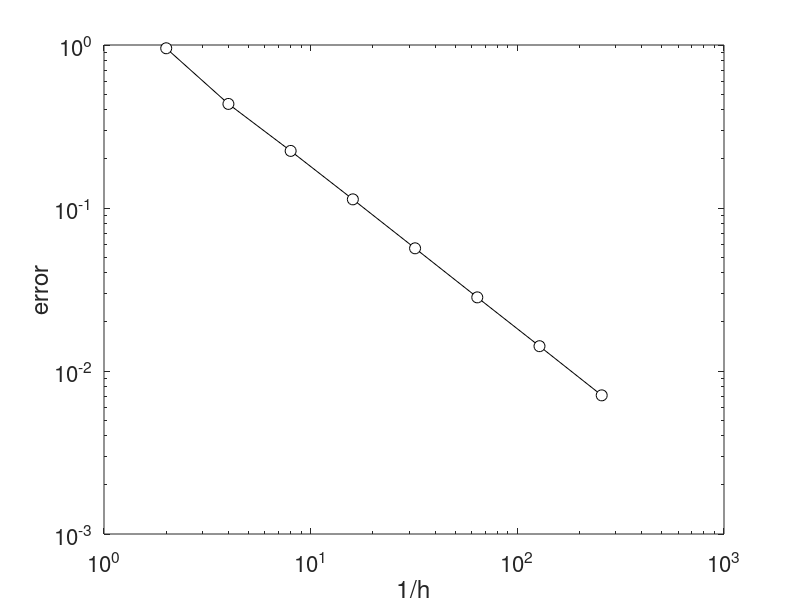

Write the MATLAB code that produced this figure.
clear; 
clc;

% Material properties
E  = 1;
nu = 0.3;
De = E/(1-nu^2) * [1, nu, 0; nu, 1, 0; 0, 0, (1-nu)/2]; %De for plane stress

test = 4;

% Mesh parameters
nelx = test; 
nely = test;
nnx  = nelx + 1; 
nny = nely + 1;                   % Number of nodes in x and y directions
nn   = nnx * nny;                 % Total number of nodes
nel  = nelx * nely;               % Number of elements
ndof = 2 * nn;                    % Number of DoFs
%% 

%------------------------------------

% Assigning node coordinates & DOFs
nodes = zeros(nn, 5);             % [id, x, y, dofUx, dofUy]
node = 0;
for y = 0:nely
    for x = 0:nelx
        node = node + 1;
        nodes(node,1) = node;
        nodes(node,2) = x/nelx;          % x coordinate
        nodes(node,3) = y/nely;          % y coordinate
        nodes(node,4) = 2*node - 1;      % Ux DOF
        nodes(node,5) = 2*node;          % Uy DOF
    end
end
%Defining node_id function with inputs (x,y) and expression (y*(nelx+1) + x + 1)
node_id = @(x,y) (y*(nelx+1) + x + 1);

%%
%------------------------------------
% This could also be wrong. Need to re-derive
 
% Defining exact solutions for Method of Manufactured Solutions (MMS)
% Assuming the displacement field u is trigonometric
ux_exact = @(x,y) sin(2*pi*x) .* sin(2*pi*y);
uy_exact = @(x,y) sin(2*pi*x) .* sin(2*pi*y);

% Strains are given by derivatives of the displacement field
strain_xx = @(x,y) 2*pi*cos(2*pi*x) .* sin(2*pi*y);
strain_yy = @(x,y) 2*pi*sin(2*pi*x) .* cos(2*pi*y);
strain_xy = @(x,y) 2*pi * (cos(2*pi*x) .* sin(2*pi*y) + sin(2*pi*x) .* cos(2*pi*y)); % gamma_xy

% Then calculating corresponding stresses (eqn 5.7 plane stress)
Estar = E/(1 - nu^2);
sigma_xx = @(x,y) 2*pi*Estar * (cos(2*pi*x).*sin(2*pi*y) + nu*sin(2*pi*x).*cos(2*pi*y));
sigma_yy = @(x,y) 2*pi*Estar * (nu*cos(2*pi*x).*sin(2*pi*y) + sin(2*pi*x).*cos(2*pi*y));
% sigma_xy = @(x,y) 2*pi*Estar * ((1 - nu)/2) * (sin(2*pi*x) .* cos(2*pi*y) + cos(2*pi*x) .* sin(2*pi*y));
sigma_xy = @(x,y) pi*Estar*(1-nu) * (cos(2*pi*x).*sin(2*pi*y) + sin(2*pi*x).*cos(2*pi*y));

% Stress derivatives for plane stress
dsigmaxx_dx = @(x,y)  4*pi^2*Estar * (-sin(2*pi*x).*sin(2*pi*y) + nu*cos(2*pi*x).*cos(2*pi*y));
dsigmaxy_dy = @(x,y)  2*pi^2*Estar * ((1-nu) * ((cos(2*pi*x).*cos(2*pi*y) - sin(2*pi*x).*sin(2*pi*y))));
dsigmayy_dy = @(x,y)  4*pi^2*Estar * (nu*cos(2*pi*x).*cos(2*pi*y) - sin(2*pi*x).*sin(2*pi*y));
dsigmaxy_dx = @(x,y)  2*pi^2*Estar * ((1-nu) * ((cos(2*pi*x).*cos(2*pi*y) - sin(2*pi*x).*sin(2*pi*y))));

% Correct body forces (from equilibrium: ∇·σ + b = 0)
body_force_x = @(x,y) -4*pi^2*Estar * (((nu+1)/2)*cos(2*pi*x).*cos(2*pi*y) - ((3-nu)/2)*sin(2*pi*x).*sin(2*pi*y));
body_force_y = @(x,y) -4*pi^2*Estar * (((nu+1)/2)*cos(2*pi*x).*cos(2*pi*y) - ((3-nu)/2)*sin(2*pi*x).*sin(2*pi*y));
%------------------------------------
%%
%------------------------------------

% Element connectivity in terms of node IDs
% enodes defines each row to be an element with the associated node IDs
enodes = zeros(nel, 4); % [n1, n2, n3, n4] as bl, br, tr, tl
elem = 0; %counter to be updated in for loop
for ex = 1:nelx
    for ey = 1:nely
        elem = elem + 1;
        x0 = ex-1; y0 = ey-1;
        n1 = node_id(x0,   y0  ); % bottom-left
        n2 = node_id(x0+1, y0  ); % bottom-right
        n3 = node_id(x0+1, y0+1); % top-right
        n4 = node_id(x0,   y0+1); % top-left
        enodes(elem,:) = [n1, n2, n3, n4];
    end
end
%%
% DOF connectivity per element
% Defining edof that stores the 8 DoF IDs associated with each element (4
% nodes -> 8 DoF)
edof = zeros(nel, 8); 
for e = 1:nel
    n = enodes(e,:);
    % For all 8 columns in row e, assign them the DoFs 2ni-1 and 2ni
    edof(e,:) = [2*n(1)-1, 2*n(1), 2*n(2)-1, 2*n(2), 2*n(3)-1, 2*n(3), 2*n(4)-1, 2*n(4)];
end
%%
%------------------------------------

% Gauss quadrature (2x2) for bilinear elements
% Define Gauss points at +/-(1/sqrt(3)) with weights w=1
gp = [-1, 1]/sqrt(3);
w  = [1, 1];

% Initialise global stiffness matrix of size ndof x ndof where ndof = 2 * no. of nodes
K = sparse(ndof, ndof);

% Load definition
%top_mid = node_id(nelx/2, nely);
F = sparse(ndof,1);
%F(2*top_mid) = -1;
%%
% Assemble
% Begin by iterating through each element and retrieving the associated 
% DoFs, node numbers, and x,y coords
for e = 1:nel
    dofs = edof(e,:);
    n    = enodes(e,:);
    xe   = nodes(n,2);
    ye   = nodes(n,3);
    % Initialise element stiffness matrix
    KE = zeros(8,8);
    % Initialise element force vector
    FE = zeros(8,1);
    % For each of the 2 gauss points and weights define the natural coords
    for ixi = 1:2
        xi = gp(ixi); wx = w(ixi);
        for ieta = 1:2
            eta = gp(ieta); wy = w(ieta);
            
            % Define the derivatives of the 4 bilinear shape functions
            N = [ (1-xi)*(1-eta)/4, (1+xi)*(1-eta)/4, (1+xi)*(1+eta)/4, (1-xi)*(1+eta)/4 ];

            % dN/dxi and dN/deta (rows: [xi; eta], cols: N1..N4)
            dNdxi = [ (eta-1)/4,  (1-eta)/4,  (eta+1)/4, -(eta+1)/4;
                      (xi -1)/4, -(xi+1)/4,  (xi+1)/4,   (1 -xi)/4 ];

            % Jacobian (2x2)
            J = [dNdxi(1,:)*xe, dNdxi(1,:)*ye;
                 dNdxi(2,:)*xe, dNdxi(2,:)*ye];
            detJ = abs(det(J));

            % dN/dx, dN/dy
            dNdx = J \ dNdxi; % 2x4

            % B matrix (3x8)
            % B=[B1 B2 B3 B4] where each Bi is 3x2 -> 3x8
            B = zeros(3,8); % Initialise
            for i = 1:4    % Loop over the 4 nodes of the element
                % Fill columns for node i: columns (2*i-1) and (2*i) 
                % correspond to Ux_i and Uy_i so for all rows, each 2 columns 
                B(:,2*i-1:2*i) = [ dNdx(1,i),            0;
                                   0,            dNdx(2,i);
                                   dNdx(2,i),  dNdx(1,i) ];
            end

            KE = KE + (B' * De * B) * detJ * (wx * wy);

            % Adding the body forces for MMS
            % Real coordinates of gauss points
            x_gp = N * xe;
            y_gp = N * ye;

            bx = body_force_x(x_gp, y_gp);
            by = body_force_y(x_gp, y_gp);

            % Distributing forces to the nodes
            for i = 1:4
                FE(2*i-1) = FE(2*i-1) + N(i) * bx * detJ * wx * wy;
                FE(2*i)   = FE(2*i)   + N(i) * by * detJ * wx * wy;
            end
        end
    end

    % Assemble into global K
    K(dofs, dofs) = K(dofs, dofs) + KE; % Find the block of K associated 
                                        % with (dofs,dofs) and add KE to it
    F(dofs) = F(dofs) + FE;
end
%%
%------------------------------------

% Boundary conditions
% Retrieve the coordinates of the boundaries of the structure
boundary_nodes = [];
for x = 0:nelx
    boundary_nodes = [boundary_nodes; node_id(x,0); node_id(x,nely)];
end
for y = 1:nely-1  % Avoid duplicating corners
    boundary_nodes = [boundary_nodes; node_id(0,y); node_id(nelx,y)];
end
boundary_nodes = unique(boundary_nodes);
%%
% Initialise a column vector to store the displacements given by the exact
% solution, then populate with calculations for each node
U_exact = zeros(ndof,1);
for i = 1:nn
    % For each node (x,y) calculate the exact displacement
    %Might need to use gauss points instead of node points
    x = nodes(i,2);
    y = nodes(i,3);
    U_exact(2*i-1) = ux_exact(x, y);
    U_exact(2*i)   = uy_exact(x, y);
end
%%
% Create column vector with all DoFs, then create vector containing all free
% DoFs (i.e. difference between vector with all DoFs and fixeddofs)
% Create DOF list
fixeddofs = sort([2*boundary_nodes-1; 2*boundary_nodes]);

%------------------------------------

% freedofs is the set of DoFs I want to solve for
alldofs  = (1:ndof)';
freedofs = setdiff(alldofs, fixeddofs);
fixed_values = U_exact(fixeddofs);

% Reduced stiffness matrix extracts the submatrix corresponding to free DoFs only
% Then extracting the submatrix corresponding to fixed DoFs only
Kff = K(freedofs, freedofs);
Kfc = K(freedofs, fixeddofs);

% Reduced force vector extracts the forces acting on the free DOFs
Ff  = F(freedofs);
%%
%------------------------------------

% Solve
U = zeros(ndof,1); % Initialise displacement vector 
U(fixeddofs) = fixed_values;
U(freedofs) = Kff \ (Ff - Kfc * fixed_values); % Solve K_ff * U_f = F_f

% Compliance
compliance = full(F' * U);
fprintf('Compliance = %.6e\n', compliance);
%%
%------------------------------------

% Then calculate the error vector between the simulation and exact solution
% Might be calculating the error wrong - look at this
error_U = U - U_exact;

% Absolute displacement error at each node 
disp_error = zeros(nn, 1);
for i = 1:nn
    % Obtaining the FE displacements and exact displacements to compare
    ux_fe = U(2*i-1);
    uy_fe = U(2*i);
    ux_ex = U_exact(2*i-1);
    uy_ex = U_exact(2*i);
    disp_error(i) = sqrt((ux_fe - ux_ex)^2 + (uy_fe - uy_ex)^2);
end   
avg_disp_error = mean(disp_error);
%%
%------------------------------------

% Initialize L2 displacement and stress error norm
l2_error_squared = 0;
l2_exact_squared = 0;
stress_l2_error_squared = 0;
stress_exact_squared = 0;
total_area = 0;
% Loop over elements
for e = 1:nel
    dofs = edof(e,:);
    n = enodes(e,:);
    xe = nodes(n,2);
    ye = nodes(n,3);
    
    % Get FEA solution at element nodes
    Ue = U(dofs);  % [u1x, u1y, u2x, u2y, u3x, u3y, u4x, u4y]'
    U_exact_e = U_exact(dofs);
    
    % Loop over Gauss points
    for ixi = 1:2
        xi = gp(ixi); wx = w(ixi);
        for ieta = 1:2
            eta = gp(ieta); wy = w(ieta);
            
            % Shape functions
            N = [ (1-xi)*(1-eta)/4, (1+xi)*(1-eta)/4, ...
                  (1+xi)*(1+eta)/4, (1-xi)*(1+eta)/4 ];
            
            % Shape function derivatives for Jacobian
            dNdxi = [ (eta-1)/4,  (1-eta)/4,  (eta+1)/4, -(eta+1)/4;
                      (xi-1)/4,  -(xi+1)/4,   (xi+1)/4,   (1-xi)/4 ];
            
            % Jacobian
            J = [dNdxi(1,:)*xe, dNdxi(1,:)*ye;
                 dNdxi(2,:)*xe, dNdxi(2,:)*ye];
            detJ = abs(det(J));  % Use absolute value
            total_area = total_area + detJ * wx * wy;
            % dN/dx, dN/dy
            dNdx = J \ dNdxi;

            % B matrix (for stress calculation)
            B = zeros(3,8);
            for i = 1:4
                B(:,2*i-1:2*i) = [ dNdx(1,i),            0;
                                   0,            dNdx(2,i);
                                   dNdx(2,i),  dNdx(1,i) ];
            end
            
            % Physical coordinates
            x_gp = N * xe;
            y_gp = N * ye;
            
            % FEA solution at Gauss point
            ux_fe_gp = N * Ue(1:2:8);  % N1*ux1 + N2*ux2 + N3*ux3 + N4*ux4
            uy_fe_gp = N * Ue(2:2:8);
            
            % Exact solution at Gauss point (evaluate analytic function)
            ux_ex_gp = ux_exact(x_gp, y_gp);
            uy_ex_gp = uy_exact(x_gp, y_gp);

            % Stress calculations also
            strain_fe = B * Ue;
            stress_fe = De * strain_fe;
            stress_ex = [sigma_xx(x_gp, y_gp);
                         sigma_yy(x_gp, y_gp);
                         sigma_xy(x_gp, y_gp)];
            
            % Error at Gauss point
            error_x = ux_fe_gp - ux_ex_gp;
            error_y = uy_fe_gp - uy_ex_gp;

            stress_error = stress_fe - stress_ex;
            stress_error_norm_sq = sum(stress_error.^2);
            stress_exact_norm_sq = sum(stress_ex.^2);
            
            % Accumulate stress L2 error
            stress_l2_error_squared = stress_l2_error_squared + ...
                stress_error_norm_sq * detJ * wx * wy;
            
            stress_exact_squared = stress_exact_squared + ...
                stress_exact_norm_sq * detJ * wx * wy;

            
            % Add to L2 norms (square of error integrated)
            l2_error_squared = l2_error_squared + ...
                (error_x^2 + error_y^2) * detJ * wx * wy;
            
            l2_exact_squared = l2_exact_squared + ...
                (ux_ex_gp^2 + uy_ex_gp^2) * detJ * wx * wy;
        end
    end
end

% Compute relative L2 error
l2_error = sqrt(l2_error_squared);
l2_exact = sqrt(l2_exact_squared);
rel_l2_error = l2_error / l2_exact;

stress_l2_error = sqrt(stress_l2_error_squared);
stress_exact_norm = sqrt(stress_exact_squared);
rel_stress_l2_error = stress_l2_error / stress_exact_norm;
%%
%------------------------------------
nels = [2 4 8 16 32 64 128 256];
uErr = [1.19E+00 2.34E-01 6.24E-02 1.59E-02 4.01E-03 1.00E-03 2.51E-04 6.27E-05];
sigErr = [9.55E-01 4.35E-01 2.24E-01 1.13E-01 5.66E-02 2.83E-02 1.42E-02 7.09E-03];

figure(1); clf;
loglog(nels,uErr,'k-o','MarkerSize',8,'MarkerFaceColor','w'); hold on;
set(gca,'FontSize',16);
%legend('4 noded element','8 noded element');
xlabel('1/h');
ylabel('error')

figure(1); clf;
loglog(nels,sigErr,'k-o','MarkerSize',8,'MarkerFaceColor','w'); hold on;
set(gca,'FontSize',16);
%legend('4 noded element','8 noded element');
xlabel('1/h');
ylabel('error')

uRate   = mean((log(uErr(2:end))-log(uErr(1:end-1)))./(log(nels(2:end))-log(nels(1:end-1))));
sigRate = mean((log(sigErr(2:end))-log(sigErr(1:end-1)))./(log(nels(2:end))-log(nels(1:end-1))));
%------------------------------------
%%
% Outputs
fprintf('nelx: %.3f\n', test);
fprintf('Relative displacement L2 error:  %.6e\n', rel_l2_error);
fprintf('Relative stress L2 error:  %.6e\n', rel_stress_l2_error);

%% ===================== VISUALIZATION =====================
% % -----------------------------
% % Helper settings for plotting
% % -----------------------------
% deform_scale = 0.1;     % scale factor for deformed shape (tweak for visibility)
% line_color   = [0.3 0.3 0.3];
% face_alpha   = 0.6;     % transparency of element faces (0..1)
% 
% % Extract nodal displacement components for convenience
% Ux = U(1:2:end);  % Ux at each node (odd DOFs)
% Uy = U(2:2:end);  % Uy at each node (even DOFs)
% Umag = sqrt(Ux.^2 + Uy.^2);
% 
% % Original coordinates
% X = nodes(:,2);
% Y = nodes(:,3);
% 
% % Deformed coordinates
% Xd = X + deform_scale * Ux;
% Yd = Y + deform_scale * Uy;
% 
% % -----------------------------------------
% % 1) Undeformed vs. deformed mesh (overlay)
% % -----------------------------------------
% figure('Name','Undeformed vs Deformed Mesh','Color','w'); hold on; axis equal;
% title('Undeformed (gray wireframe) and Deformed (blue) mesh');
% xlabel('x'); ylabel('y'); grid on;
% 
% % Plot undeformed mesh as wireframe
% for e = 1:size(enodes,1)
%     n = enodes(e,:);
%     patch('Faces', 1:4, ...
%           'Vertices', [X(n), Y(n)], ...
%           'FaceColor', 'none', ...
%           'EdgeColor', line_color, ...
%           'LineWidth', 0.75);
% end
% 
% % Plot deformed mesh as light-filled quads
% for e = 1:size(enodes,1)
%     n = enodes(e,:);
%     patch('Faces', 1:4, ...
%           'Vertices', [Xd(n), Yd(n)], ...
%           'FaceColor', [0.2 0.6 1.0], ...
%           'FaceAlpha', face_alpha, ...
%           'EdgeColor', 'none');
% end
% 
% % Mark supports (fixed DOFs) and the load node
% if exist('fixeddofs','var')
%     fixed_nodes = unique(ceil(fixeddofs/2)); % map DOFs to node IDs
%     scatter(X(fixed_nodes), Y(fixed_nodes), 40, 'r', 'filled', 'DisplayName','Supports');
% end
% if exist('right_mid','var')
%     scatter(X(right_mid), Y(right_mid), 60, 'k', 'filled', 'DisplayName','Load node');
% end
